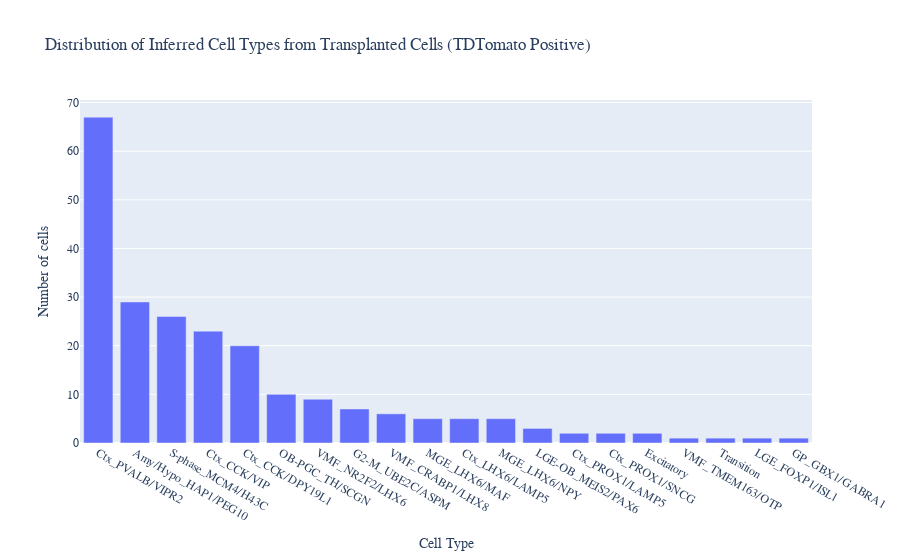

Notebook code for this chart:
### Code cell
import plotly.express as px 
import plotly.graph_objects as go

first = pd.Series(le.inverse_transform(topk_td.loc[:, 0].values)).value_counts()
second = pd.Series(le.inverse_transform(topk_td.loc[:, 1].values)).value_counts()

fig = go.Figure(
    data=[
        go.Bar(x=first.index, y=first.values, name='First Predicted Label'),
#         go.Bar(x=second.index, y=second.values, name='Second Predicted Label')
    ]
)

fig.update_layout(
    title='Distribution of Inferred Cell Types from Transplanted Cells (TDTomato Positive)',
    font_family='Serif',
    xaxis_title='Cell Type',
    yaxis_title='Number of cells',
    legend=None
)

fig.show()
fig.write_image('../../ms-thesis/images/mo_experiment_inference_td.pdf', scale=3)

### Figure 1 — Plotly figure (JSON) as saved in the notebook; plotly's stock layout.template omitted (floating-point values rounded to 4 significant figures)
{"data": [{"name": "First Predicted Label", "type": "bar", "x": ["Ctx_PVALB/VIPR2", "Amy/Hypo_HAP1/PEG10", "S-phase_MCM4/H43C", "Ctx_CCK/VIP", "Ctx_CCK/DPY19L1", "OB-PGC_TH/SCGN", "VMF_NR2F2/LHX6", "G2-M_UBE2C/ASPM", "VMF_CRABP1/LHX8", "MGE_LHX6/MAF", "Ctx_LHX6/LAMP5", "MGE_LHX6/NPY", "LGE-OB_MEIS2/PAX6", "Ctx_PROX1/LAMP5", "Ctx_PROX1/SNCG", "Excitatory", "VMF_TMEM163/OTP", "Transition", "LGE_FOXP1/ISL1", "GP_GBX1/GABRA1"], "y": [67, 29, 26, 23, 20, 10, 9, 7, 6, 5, 5, 5, 3, 2, 2, 2, 1, 1, 1, 1]}], "layout": {"font": {"family": "Serif"}, "legend": {}, "title": {"text": "Distribution of Inferred Cell Types from Transplanted Cells (TDTomato Positive)"}, "xaxis": {"title": {"text": "Cell Type"}}, "yaxis": {"title": {"text": "Number of cells"}}}}
